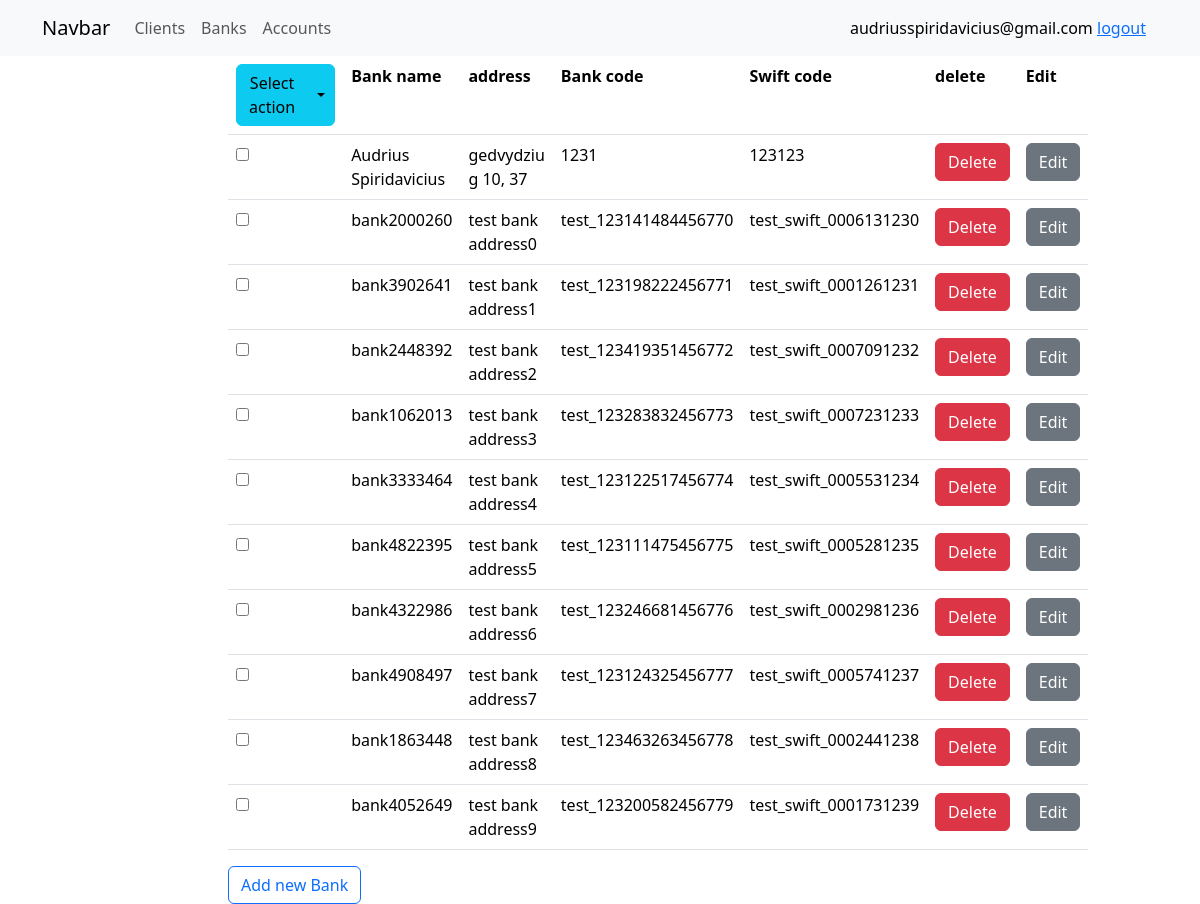
Page /banks (signed in) on the committed database.
### database/model/user.py (models this page shows)
class User(db.Model, UserMixin):
    id = db.Column(db.Integer, primary_key=True)
    email = db.Column(db.String(200), nullable=False)
    password = db.Column(db.String(100), nullable=False)
    picture = db.Column(db.String(300), nullable=False, default='default.png')

### database/model/bank.py (models this page shows, shortened)
class Bank(db.Model):
    __tablename__ = 'bank'
    id = db.Column(db.Integer, primary_key=True)
    name = db.Column(db.String(100), unique=True)
    address = db.Column(db.String(300))
    bank_code = db.Column('bankcode', db.String(20))
    swift_code = db.Column('swiftcode', db.String(20))
    accounts = db.relationship('BankAccount', back_populates='bank')

### app.py (the view)
@app.route("/banks/<message>")
@app.route("/banks")
@login_required
def banks(message=""):
    banks = Bank.query.all()
    return render_template('banks.html', banks=banks, message=message)

### app.py (called while the page is built)
@login_manager.user_loader
def load_user(user_id):
    return User.query.get(int(user_id))

### templates/banks.html (shortened to what this page needs)
{%extends 'structure.html'%} {%block maincontent%}  {%if banks|length %}
<table class="table">
  <tr>
    <th>
      <div class="btn-group">
        <button type="button" class="btn btn-info">Select action</button>
        <button
          type="button"
          class="btn btn-info dropdown-toggle dropdown-toggle-split"
          data-toggle="dropdown"
          data-bs-toggle="dropdown"
          aria-haspopup="true"
          aria-expanded="false"
        ></button>
      </div>
    </th>
    <th>Bank name</th>
    <th>address</th>
    <th>Bank code</th>
    <th>Swift code</th>
    <th>delete</th>
    <th>Edit</th>
  </tr>
  {%for bank in banks%}
  <tr>
    <td>
      <div class="input-group mb-3">
        <div class="input-group-prepend">
          <div>
            <input type="checkbox" name="t" value="{{bank.id}}" />
          </div>
        </div>
      </div>
    </td>
    <td>{{bank.name}}</td>
    <td>{{bank.address}}</td>
    <td>{{bank.bank_code}}</td>
    <td>{{bank.swift_code}}</td>
    <td>
      <span class="delete-bank-record">
        <a href="{{url_for('delete_bank', id=bank.id)}}"
          ><button type="button" class="btn btn-danger delete-bank">
            Delete
          </button></a
        >
      </span>
    </td>
    <td>
      <button type="button" class="btn btn-secondary">Edit</button>
    </td>
  </tr>
  {%endfor%}
</table>
{%if current_user.is_authenticated%}
<a class="btn btn-outline-primary" href="{{url_for('add_bank')}}" role="button"
  >Add new Bank</a
>
{%endif%} {%endif%} {%endblock%}

### templates/structure.html (shortened to what this page needs)
<!DOCTYPE html>
<html lang="en">
  <head>
    <link
      href="https://cdn.jsdelivr.net/npm/bootstrap@5.3.1/dist/css/bootstrap.min.css"
      rel="stylesheet"
    />
    <link
      href="{{ url_for('static', filename='basic.css') }}"
      rel="stylesheet"
      type="text/css"
    />
  </head>
  <body>
    <nav class="navbar navbar-expand-lg navbar-light bg-light">
        <div class="container">
            <a class="navbar-brand" href="#">Navbar</a>
        <div
            class="collapse navbar-collapse justify-content-between"
            id="navbarNavDropdown"
        >
            <ul class="navbar-nav">
            <li class="nav-item">
                <a class="nav-link" href="{{url_for('clients')}}">Clients</a>
            </li>
            <li class="nav-item">
                <a class="nav-link" href="{{url_for('banks')}}">Banks</a>
            </li>
            <li class="nav-item">
                <a class="nav-link" href="{{url_for('accounts')}}">Accounts</a>
            </li>
            </ul>
            {%if current_user.is_authenticated%}
            <span id='user-email' class="btn btn-outline-secondary border-none">
            {{current_user.email}}&nbsp;<a href='{{url_for("logout")}}'>logout</a>
            </span>
            {%endif%}
        </div>
    </nav>
    <div class="container d-flex justify-content-between">
      <aside class="col-2"></aside>
      <main class="col-8">{%block maincontent%} {%endblock%}</main>
      <aside class="col-2"></aside>
    </div>
  </body>
</html>

### static/basic.css (style rules this page uses)
.border-none { border: 0px; }
#user-email, #user-email:hover { background-color: transparent; color: initial; }

### rows in the picture
User: email "audriusspiridavicius@gmail.com"
Bank: name "Audrius Spiridavicius", address "gedvydziu g 10, 37", bank_code "1231", swift_code "123123"
Bank: name "bank2000260", address "test bank address0", bank_code "test_123141484456770", swift_code "test_swift_0006131230"
Bank: name "bank3902641", address "test bank address1", bank_code "test_123198222456771", swift_code "test_swift_0001261231"
Bank: name "bank2448392", address "test bank address2", bank_code "test_123419351456772", swift_code "test_swift_0007091232"
Bank: name "bank1062013", address "test bank address3", bank_code "test_123283832456773", swift_code "test_swift_0007231233"
Bank: name "bank3333464", address "test bank address4", bank_code "test_123122517456774", swift_code "test_swift_0005531234"
Bank: name "bank4822395", address "test bank address5", bank_code "test_123111475456775", swift_code "test_swift_0005281235"
Bank: name "bank4322986", address "test bank address6", bank_code "test_123246681456776", swift_code "test_swift_0002981236"
Bank: name "bank4908497", address "test bank address7", bank_code "test_123124325456777", swift_code "test_swift_0005741237"
Bank: name "bank1863448", address "test bank address8", bank_code "test_123463263456778", swift_code "test_swift_0002441238"
Bank: name "bank4052649", address "test bank address9", bank_code "test_123200582456779", swift_code "test_swift_0001731239"
